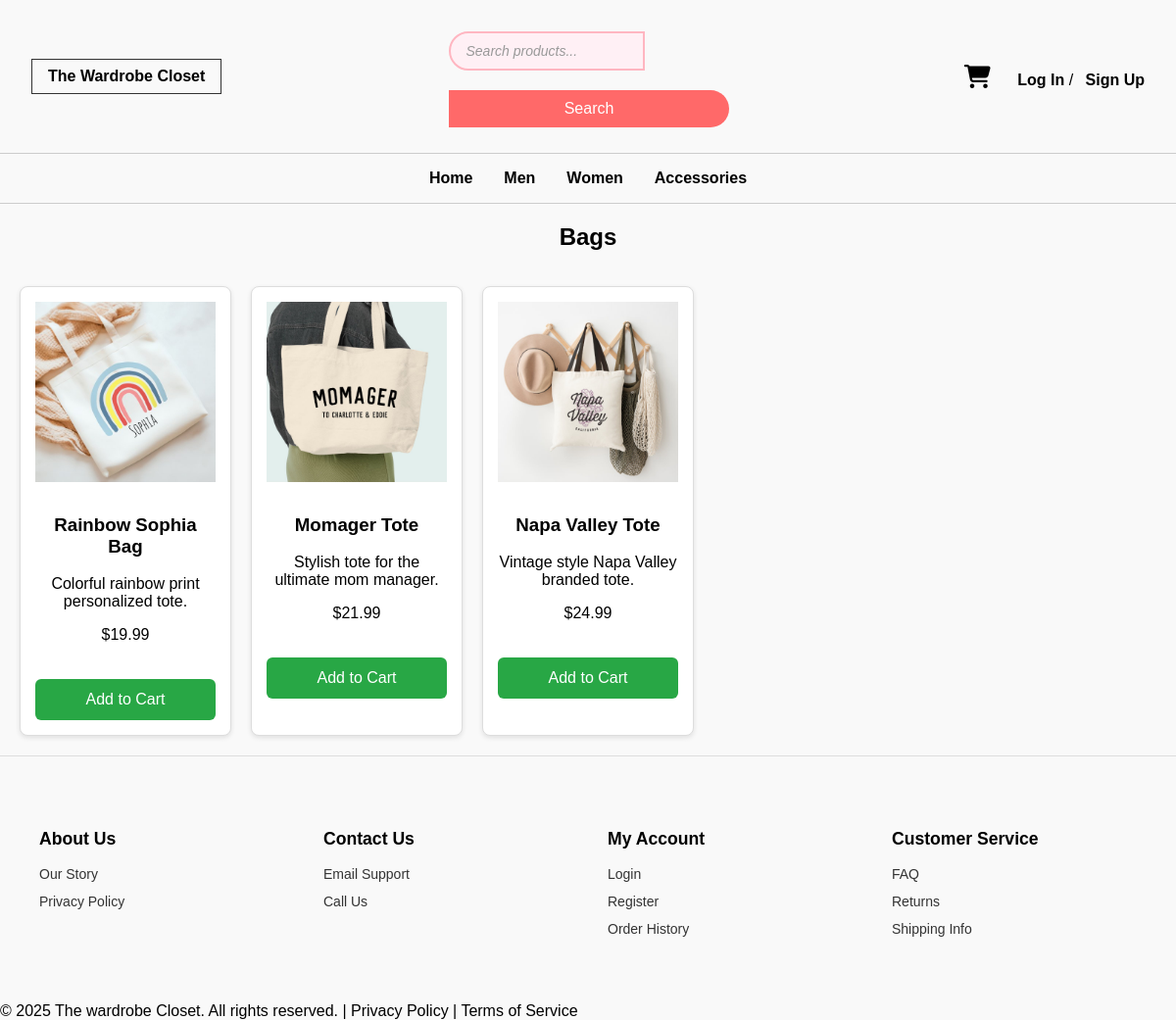
Screenshot of /accessories/bags with the database file from the repository.
### app/models.py (models this page shows)
class Product(db.Model):
    id = db.Column(db.Integer, primary_key=True)
    name = db.Column(db.String(120), nullable=False)
    description = db.Column(db.Text)
    price = db.Column(db.Float, nullable=False)
    stock = db.Column(db.Integer, default=0)
    image_url = db.Column(db.String(255))
    size = db.Column(db.String(20))
    color = db.Column(db.String(30))
    category_id = db.Column(db.Integer, db.ForeignKey('category.id'))
    category = db.relationship('Category', backref='products')
    subcategory = db.Column(db.String(100))

### app/routes.py (the view)
@bp.route('/accessories/bags')
def bags():
    accessories_category = Category.query.filter_by(name='Accessories').first()
    products = Product.query.filter_by(category_id= accessories_category.id, subcategory='bags').all()
    return render_template('accessories/bags.html', products=products)

### app/__init__.py (called while the page is built)
def create_app():
    app = Flask(__name__)
    app.config.from_object('config.Config')
    app.config['SECRET_KEY'] = 'your-secret-key'
    db.init_app(app)
    login_manager.init_app(app)
    migrate.init_app(app, db)
    from .models import User
    @login_manager.user_loader
    def load_user(user_id):
        return User.query.get(int(user_id))
    from . import routes
    app.register_blueprint(routes.bp)
    @app.context_processor
    def inject_cart_count():
        from flask_login import current_user
        if current_user.is_authenticated:
            count = CartItem.query.filter_by(user_id=current_user.id).count()
        else:
            count = 0
        return dict(cart_count=count)
    return app

### app/templates/accessories/bags.html (shortened to what this page needs)
{% extends "base.html" %}
{% block content %}
<h2 class="section-title">Bags</h2>
<div class="product-grid">
  {% for product in products %}
  <div class="product-card">
    <img src="{{ url_for('static', filename=product.image_url) }}" alt="{{ product.name }}">
    <h3>{{ product.name }}</h3>
    <p>{{ product.description }}</p>
    <p class="price">${{ "%.2f"|format(product.price) }}</p>
    <form action="{{ url_for('main.add_to_cart', product_id=product.id) }}" method="POST">
      <button type="submit">Add to Cart</button>
    </form>
  </div>
  {% endfor %}
</div>
{% endblock %}

### app/static/styles.css (style rules this page uses)
* { box-sizing: border-box; }
body { margin: 0; font-family: Arial, sans-serif; background-color: #f9f9f9; }
.section-title { text-align: center; font-weight: bold; margin-bottom: 1rem; }
.product-grid { display: grid; grid-template-columns: repeat(auto-fill, minmax(200px, 1fr)); gap: 20px; padding: 20px; }
.product-card { border: 1px solid #ddd; padding: 15px; text-align: center; border-radius: 8px; background-color: #fff; box-shadow: 0 2px 5px rgba(0, 0, 0, 0.1); }
.product-card img { width: 100%; max-width: 200px; height: auto; margin-bottom: 10px; }
button { margin-top: 20px; width: 100%; padding: 12px; background-color: #28a745; color: white; font-size: 16px; border: none; border-radius: 6px; cursor: pointer; }

### rows the page displays
Product: image_url (picture), name "Rainbow Sophia Bag", description "Colorful rainbow print personalized tote.", price "19.99"
Product: image_url (picture), name "Momager Tote", description "Stylish tote for the ultimate mom manager.", price "21.99"
Product: image_url (picture), name "Napa Valley Tote", description "Vintage style Napa Valley branded tote.", price "24.99"
